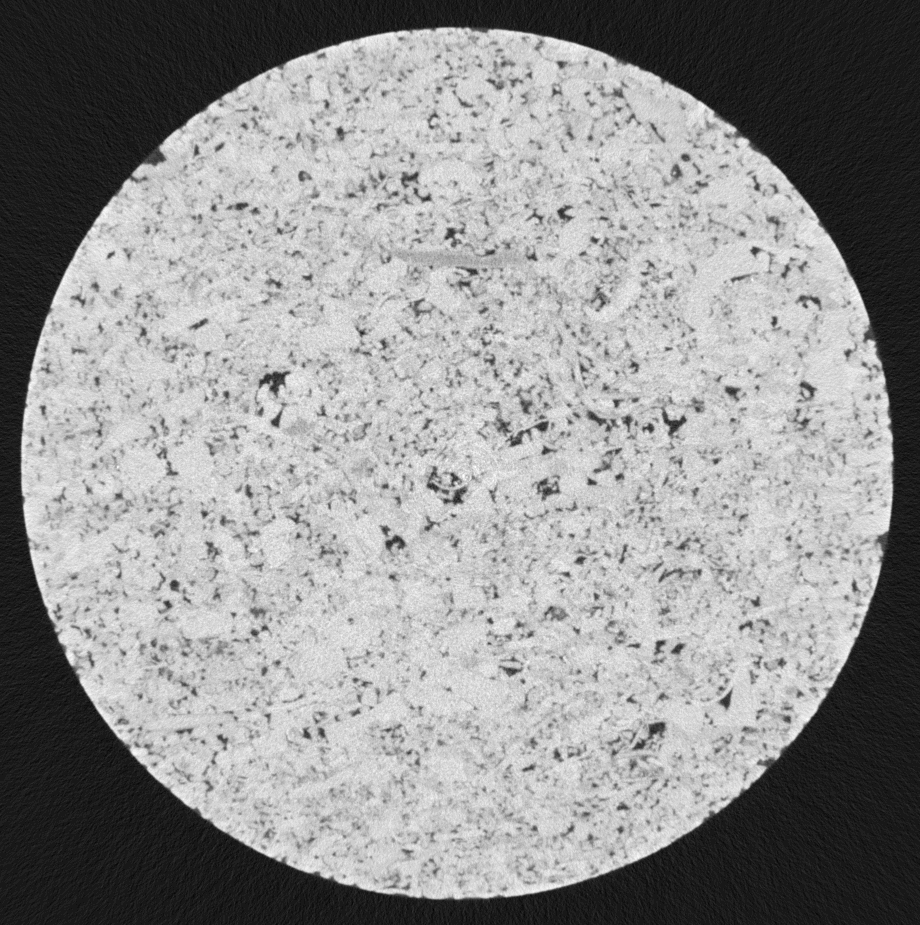
#> input picture dat/rocha/tiff/antes0900.tiff, 920 x 925 px
$ jupyter execute CG2020_T2_FelipeHolanda_HeloisaPessoa.ipynb   (shell and % lines are left out)
#> lines starting #> are read from the running program, lines starting #| are printed output that depends on the picture
<h1>CG2020 - Tarefa 2</h1>

[cell 1]
import numpy as np
import matplotlib.pyplot as plt
import matplotlib.image as pim
from scipy import fftpack

path = '../dat/rocha/tiff/'
my_name = 'FelipeHolanda'

[cell 2]
img = pim.imread(path + 'antes0900.tiff')
#> img is the input picture: shape (925, 920) uint16; min 2259, max 10184, mean 6735.9

def show_img(title, _img):
    plt.figure(figsize=(8,6))
    plt.title(title)
    if _img.ndim == 2:
        plt.imshow(_img, cmap = 'gray')
    else:
        plt.imshow(_img)
    plt.show()

show_img('antes0900.tiff', img)

[cell 3]
from matplotlib.colors import LogNorm

def plot_spectrum(im_fft, title):
    plt.title(title)
    plt.figure(figsize=(8,4))
    plt.imshow(np.abs(im_fft), norm=LogNorm(vmin=5))
    plt.colorbar()

[cell 4]
from scipy import fftpack
im_fft = fftpack.fft2(img)

plot_spectrum(im_fft, 'Fourier Transform')
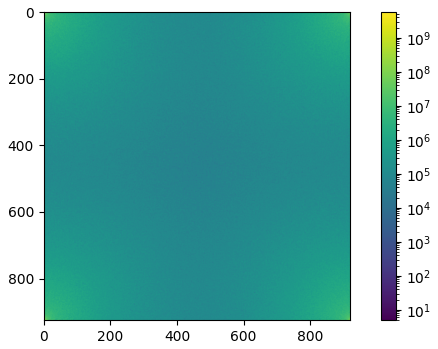
#> figure drawn by matplotlib, 2 panels

[cell 5]
im_fft_shift = fftpack.fftshift(im_fft)

[cell 6]
def show_spectrum(im_fft, title):
    plt.title(title)
    plt.figure(figsize=(8,4))
    plt.imshow(np.abs(im_fft), norm=LogNorm(vmin=5))
    plt.colorbar()

show_spectrum(im_fft_shift, 'Fourier Transform')
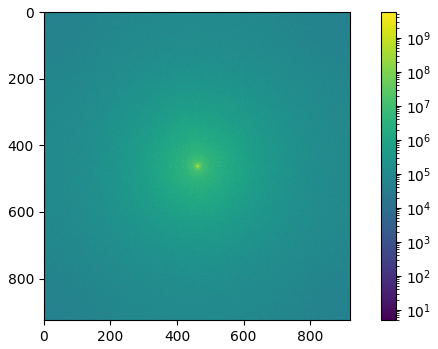
#> figure drawn by matplotlib, 2 panels

[cell 7]
h, w = img.shape[:2]
#> h = 925; w = 920
Y, X = np.ogrid[0 : h, 0 : w]
#> Y = 925 values from 0 to 924
mask = np.sqrt((X - w / 2) ** 2 + (Y - h / 2)**2)

show_img('SSSZ', mask)
#> call 2 of show_img, with title = 'SSSZ'
#> in show_img (call 2), `plt.show()`:
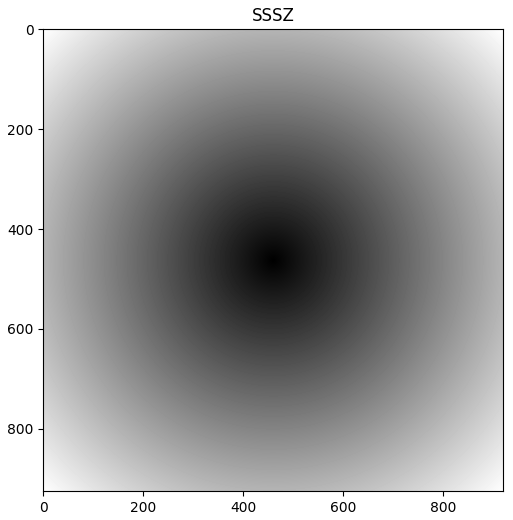
#> figure drawn by matplotlib, 1 panel

[cell 8]
im_fft_shift[mask > 64] = 0
show_spectrum(im_fft_shift, 'Frequencia filtrada')
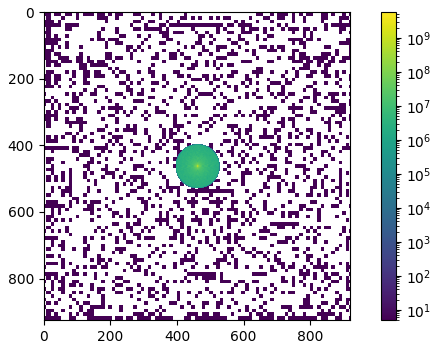
#> figure drawn by matplotlib, 2 panels

[cell 9]
im_fft_2 = fftpack.ifftshift(im_fft_shift)

show_spectrum(im_fft_2, 'Filtrada Original')

[cell 10]
im_2 = fftpack.ifft2(im_fft_2).real
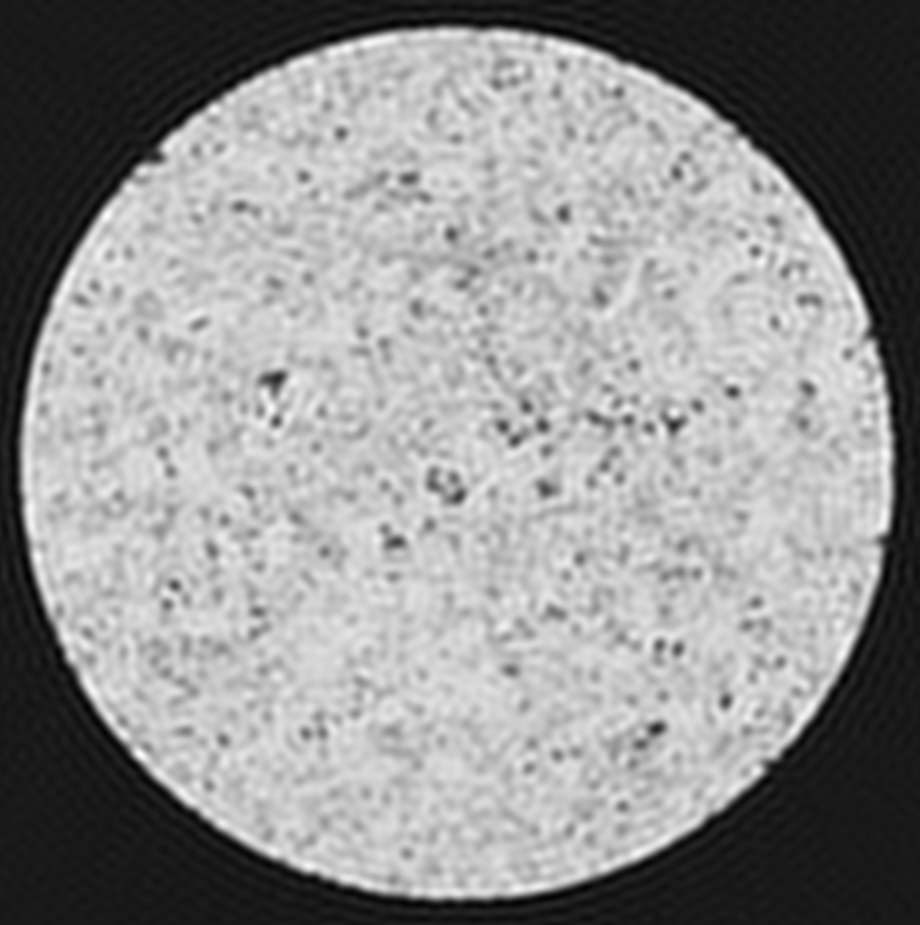
#> im_2: shape (925, 920) float64; min 2241.6, max 10138.3, mean 6735.9; drawn with min black and max white
show_img('Imagem filtrada', im_2)

[cell 11]
show_img("Imagem Original", img)

[cell 12]
from skimage import io
from skimage import data
from skimage.filters import gaussian
from skimage.segmentation import active_contour

[cell 13]
img2 = io.imread(path + 'antes0900.tiff')
h, w = img.shape[:2]

def show_hist(img):
    plt.figure(figsize=(6,4))
    _ = plt.hist(img.ravel(), 255)
    plt.show()
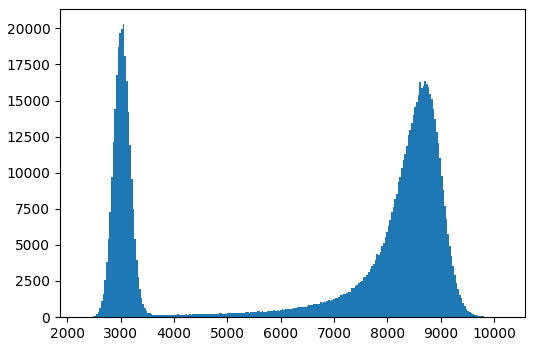
#> figure drawn by matplotlib, 1 panel; tallest bar 20327 high, from x = 3036 to 3067

[cell 14]
show_hist(img2)

[cell 15]
def show_snake(_img, _snake):
    fig, ax = plt.subplots(figsize=(8,8))
    ax.imshow(_img, cmap = 'gray')
    ax.plot(_snake[:, 0], _snake[:,1], 'r', lw = 2)
    plt.show()

[cell 16]
w, h = img.shape[:2]
#> w = 925; h = 920
ang = np.linspace(0, 2 * np.pi, 800)
xc = w / 2
#> xc = 462.5
yc = h / 2
#> yc = 460
r = 0.5 * min(w, h) - 2
#> r = 458
x = xc + r * np.cos(ang)
y = yc + r * np.sin(ang)
snake0 = np.array([x, y]).T

[cell 17]
show_snake(im_2, snake0)
#> in show_snake, `plt.show()`:
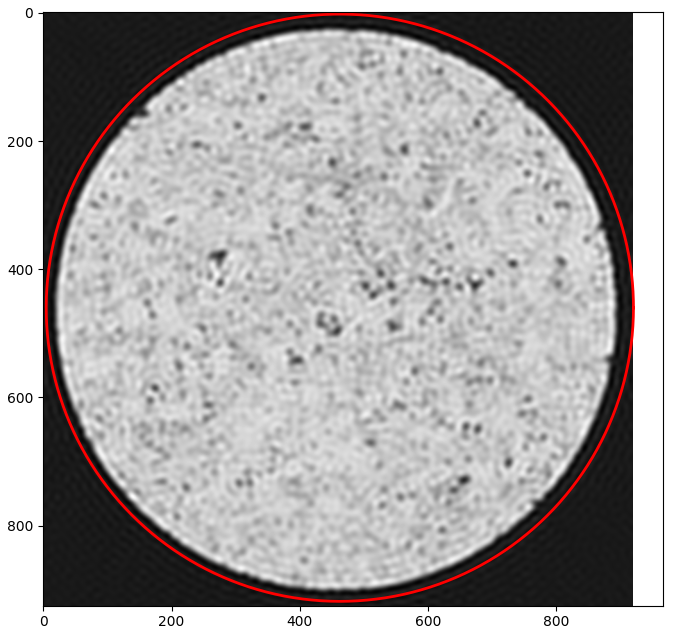
#> figure drawn by matplotlib, 1 panel

[cell 18]
snake = active_contour(gaussian(img, 3), snake0, alpha = 0.015, beta = 10, gamma = 0.001)
#> snake = 800 pairs, first value 27.51 to 898.4, second value 20.74 to 892.3
show_snake(img, snake)
#> in show_snake (call 2), `plt.show()`:
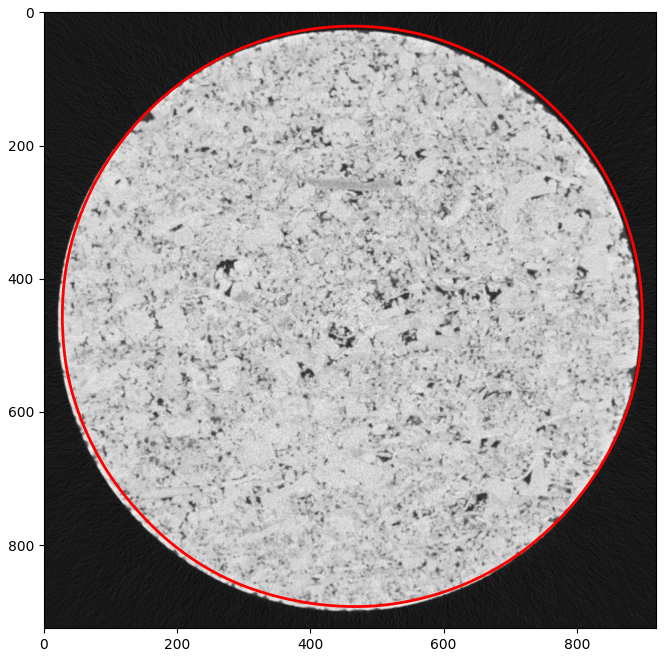
#> figure drawn by matplotlib, 1 panel

[cell 19]
from numpy import array
import pandas as pd
from scipy.cluster.vq import vq, kmeans, whiten

features = array(img.astype("float32"))

whitened = whiten(features)
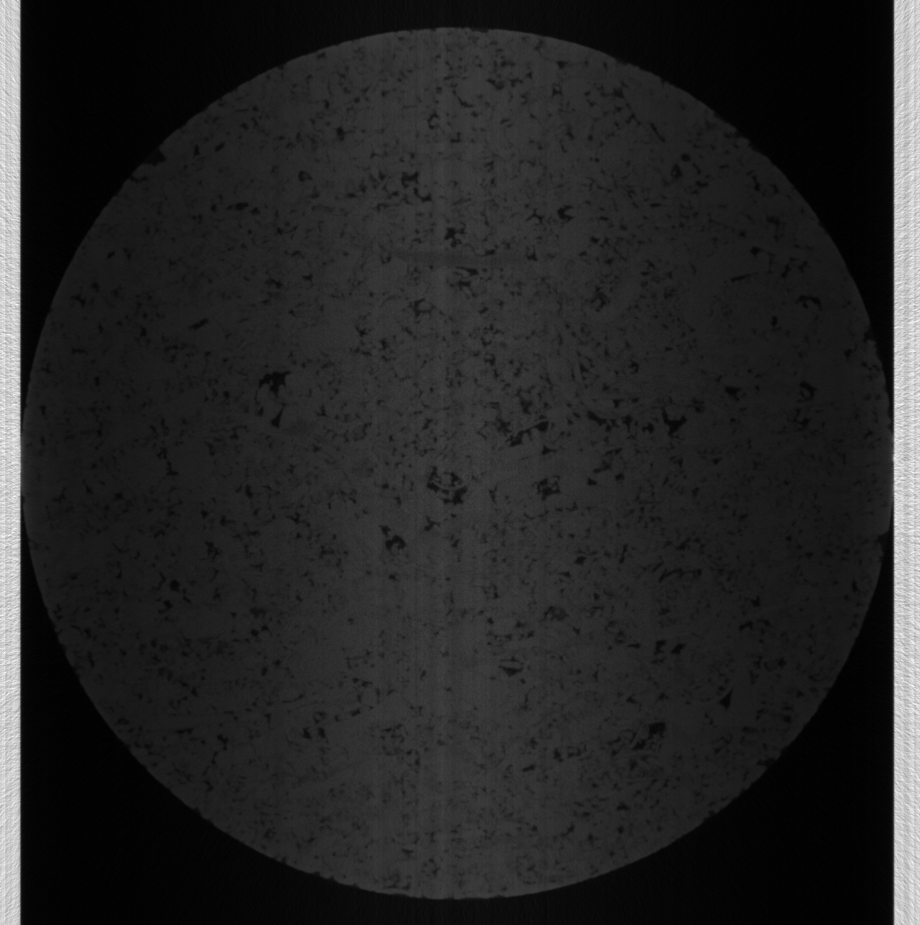
#> whitened: shape (925, 920) float32; min 0.854, max 24.85, mean 4.4; drawn with min black and max white

arg2 = np.array((whitened[0],whitened[1]))

kmeans(whitened, arg2)
